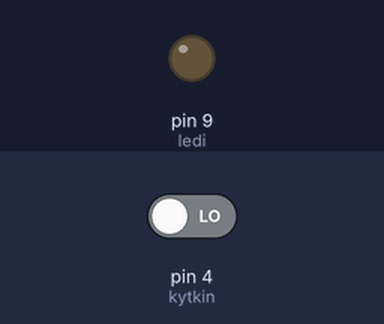
The sketch below on a simulated Arduino Uno, built with avr-gcc and run on an emulated ATmega328P. Shown: output pins drawn as LEDs (lit = HIGH). The inputs (shaded band) are chosen by the test bench; at power-on: pin 4 (kytkin) LOW.

Above: at 2.2 s.
2.3 s: pin 4 (kytkin) driven HIGH
At 3.2 s:
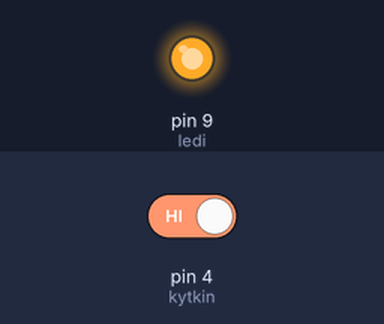
3.8 s: pin 4 (kytkin) driven LOW
At 4.4 s:
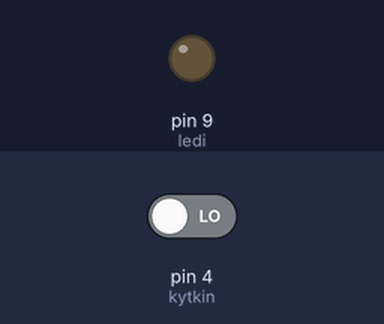
Timing chart, 0 to 6.8 s (numbered marks = the images above; inputs shaded):
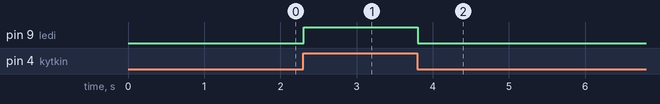

Measured:
- after the input at 2.3 s, pin 9 (ledi): LOW → HIGH at once
- after the input at 3.8 s, pin 9 (ledi): HIGH → LOW at once

The sketch:

remote.ino
```cpp
#define kytkin 4
#define ledi 9
#include <SoftwareSerial.h>
boolean asento = 0;
boolean viimeAsento = 0;
SoftwareSerial BT(14, 16); // RX, TX

void setup() {
  BT.begin(9600);
  pinMode(kytkin, INPUT);
  pinMode(ledi, OUTPUT);
  delay(1000);
}

void loop() {
  asento = digitalRead(kytkin);
  if (asento != viimeAsento) {
    if (asento == HIGH) {
      BT.println("ON");
      digitalWrite(ledi, HIGH);
    } else {
      BT.println("OFF");
      digitalWrite(ledi, LOW);
    }
    delay(200);
  }
  viimeAsento = asento;
}
```
